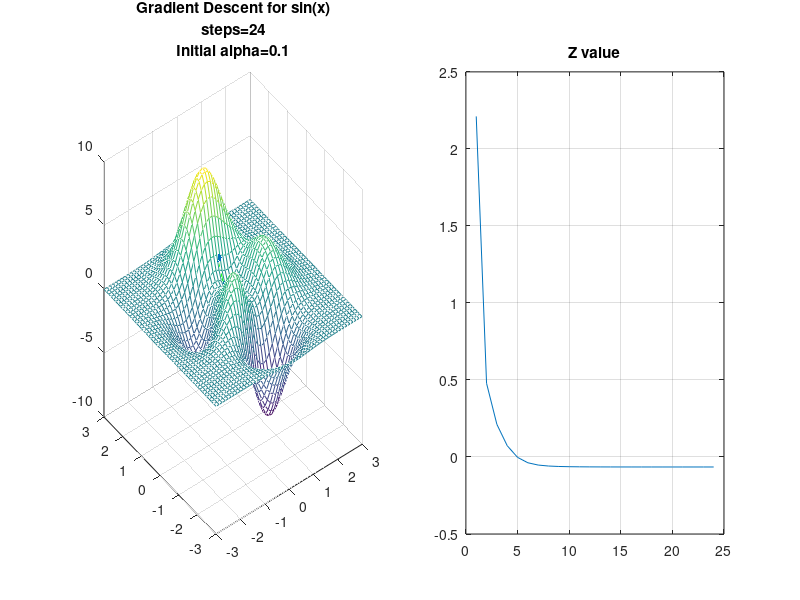

Reproduce this figure in MATLAB.

% f(x) = sin(x);

% max allowed error
err = 1e-6;
%max cicles allowed
maxCicle = 30;

dx=1e-6; dy =1e-6;

% plot number
pl = 1;


clc;
% regularization parameter
for alpha=[0.1]
  oldAlpha = alpha;
  zold =0;
        
  
  % starting point
  % x0 =2; y0=-2;
  x0 =0; y0= 1.2;
  data = [];
  % how many steps
  cicle = 0;
  done = false;
  
  oldDx = (peaks([x0+dx],[y0])-peaks([x0],[y0]))/dx;
  oldDy = (peaks([x0],[y0+dy])-peaks([x0],[y0]))/dy;

  while ( cicle<maxCicle && ! done)
 
      alphaTooBig = false;
      % numerical way
      Dx = (peaks([x0+dx],[y0])-peaks([x0],[y0]))/dx;
      Dy = (peaks([x0],[y0+dy])-peaks([x0],[y0]))/dy;
      
      do
        x1 = x0 - alpha*Dx;
        y1 = y0 - alpha*Dy;

        nDx = (peaks([x1+dx],[y1])-peaks([x1],[y1]))/dx;   
        nDy = (peaks([x1],[y1+dy])-peaks([x1],[y1]))/dy;

        % detect the sign change on every direction
        fprintf("DX current %f previous %f\n", Dx, nDx );
        fprintf("DY current %f previous %f\n\n", Dy, nDy );
        
        if ( (sign(Dx) != sign( nDx )) || (sign(Dy) != sign(nDy) )  )
          alpha /= 3
          alphaTooBig = true;
          if ( alpha < 1e-9 ) 
            done = true;
            alphaTooBig = false;
          endif;
        else 
          alphaTooBig = false;
        endif
      until( !alphaTooBig )
      
      z = peaks([x1],[y1]);
      
      x0 = x1;
      y0 = y1;
      
      if ( abs(zold - z) <  err )
        done = true;
      else 
        zold = z;
        data = [ data ; x0, y0, z];
        ++cicle;
      endif;
      
  endwhile;
  
  figure 1;
    subplot(1,2,pl++);
    [xx,yy,zz] = peaks();
    mesh(xx,yy,zz);
    hold on; grid on;
    scatter3(data(:,1),data(:,2),data(:,3),"red","filled");
    plot3(data(:,1),data(:,2),data(:,3),"g--");
    title(sprintf("Gradient Descent for sin(x)\nsteps=%d\nInitial alpha=%d",cicle, oldAlpha));
    hold off;

    subplot(1,2,2);
    plot(data(:,3));
    title("Z value");
    grid on
    
endfor;


    
    
